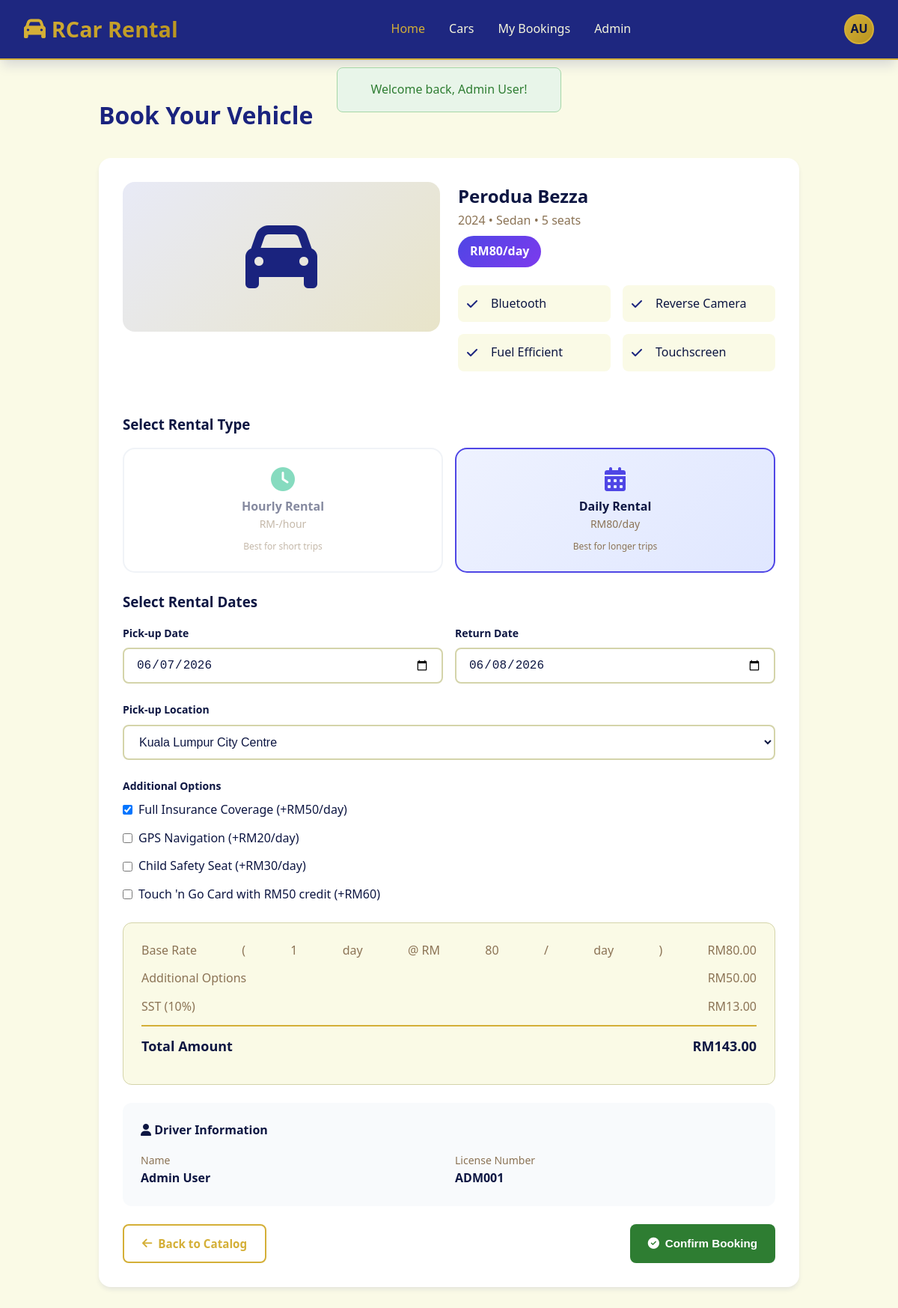
/index.php?page=book&car_id=1 (signed in), run on the app's committed database.
### tables this page shows
CREATE TABLE IF NOT EXISTS cars (
    id INT AUTO_INCREMENT PRIMARY KEY,
    brand VARCHAR(50) NOT NULL,
    model VARCHAR(50) NOT NULL,
    type ENUM('sedan', 'suv', 'luxury', 'electric', 'hatchback', 'mpv') NOT NULL,
    price_per_day DECIMAL(10,2) NOT NULL,
    price_per_hour DECIMAL(10,2) DEFAULT NULL,
    year INT NOT NULL,
    seats INT NOT NULL DEFAULT 5,
    features TEXT,
    image VARCHAR(50) DEFAULT 'fa-car',
    image_exterior VARCHAR(255) DEFAULT NULL,
    image_interior VARCHAR(255) DEFAULT NULL,
    available BOOLEAN DEFAULT TRUE,
    created_at TIMESTAMP DEFAULT CURRENT_TIMESTAMP,
    updated_at TIMESTAMP DEFAULT CURRENT_TIMESTAMP ON UPDATE CURRENT_TIMESTAMP
);

CREATE TABLE IF NOT EXISTS users (
    id INT AUTO_INCREMENT PRIMARY KEY,
    name VARCHAR(100) NOT NULL,
    email VARCHAR(100) NOT NULL UNIQUE,
    password VARCHAR(255) NOT NULL,
    license_number VARCHAR(50) NOT NULL,
    phone VARCHAR(20) DEFAULT NULL,
    role ENUM('customer', 'admin') DEFAULT 'customer',
    status ENUM('active', 'inactive') DEFAULT 'active',
    created_at TIMESTAMP DEFAULT CURRENT_TIMESTAMP,
    updated_at TIMESTAMP DEFAULT CURRENT_TIMESTAMP ON UPDATE CURRENT_TIMESTAMP
);

### includes/functions.php (called while the page is built, shortened)
<?php
function getCarIcon($type) {
    $icons = [
        'sedan' => 'fa-car',
        'suv' => 'fa-truck',
        'luxury' => 'fa-car-side',
        'electric' => 'fa-bolt',
        'hatchback' => 'fa-car',
        'mpv' => 'fa-shuttle-van'
    ];
    return $icons[$type] ?? 'fa-car';
}
?>

### pages/book.php (the view, shortened to what this page needs)
<?php
require_once 'includes/header.php';
$conn = getDBConnection();
$userId = $_SESSION['user_id'];
$carId = isset($_GET['car_id']) ? intval($_GET['car_id']) : 0;
$stmt = $conn->prepare("SELECT * FROM cars WHERE id = ? AND available = 1");
$stmt->bind_param("i", $carId);
$stmt->execute();
$car = $stmt->get_result()->fetch_assoc();
$stmt = $conn->prepare("SELECT * FROM users WHERE id = ?");
$stmt->bind_param("i", $userId);
$stmt->execute();
$user = $stmt->get_result()->fetch_assoc();
$tomorrow = date('Y-m-d', strtotime('+1 day'));
$dayAfter = date('Y-m-d', strtotime('+2 days'));
$pickup = isset($_GET['pickup']) ? sanitize($_GET['pickup']) : $tomorrow;
$return = isset($_GET['return']) ? sanitize($_GET['return']) : $dayAfter;
$location = isset($_GET['location']) ? sanitize($_GET['location']) : 'kuala-lumpur';
?>
<div class="page active" id="page-book">
    <section class="section" style="max-width:1000px">
        <div class="section-header">
            <h2 class="section-title">Book Your Vehicle</h2>
        </div>
        <div style="background:white;padding:2rem;border-radius:1rem;box-shadow:var(--shadow)">
            <form id="bookingForm" method="POST" action="">
                <div class="car-detail-header" style="flex-direction:column;gap:1.5rem">
                    <div style="display:grid;grid-template-columns:1fr 1fr;gap:1rem">
                        <?php if (empty($car['image_exterior']) && empty($car['image_interior'])): ?>
                        <div class="car-detail-image" style="grid-column:1/-1;height:200px">
                            <i class="fas <?php echo getCarIcon($car['type']); ?>"></i>
                        </div>
                        <?php endif; ?>
                    </div>
                    <div class="car-detail-info" style="width:100%">
                        <h2><?php echo $car['brand'] . ' ' . $car['model']; ?></h2>
                        <p style="color:var(--secondary)"><?php echo $car['year']; ?> • <?php echo ucfirst($car['type']); ?> • <?php echo $car['seats']; ?> seats</p>
                        <div style="display:flex;gap:1rem;margin-top:0.5rem;flex-wrap:wrap">
                            <span style="background:linear-gradient(135deg, #4f46e5 0%, #7c3aed 100%);color:white;padding:0.5rem 1rem;border-radius:2rem;font-weight:600">
                                RM<?php echo number_format($car['price_per_day'], 0); ?>/day
                            </span>
                        </div>
                        <div class="car-specs">
                            <?php
                            $features = explode(',', $car['features']);
                            foreach ($features as $feature):
                            ?>
                            <div class="spec-item"><i class="fas fa-check"></i> <?php echo trim($feature); ?></div>
                            <?php endforeach; ?>
                        </div>
                    </div>
                </div>
                <h3 style="margin-bottom:1rem">Select Rental Type</h3>
                <div class="form-group" style="margin-bottom:1.5rem">
                    <div style="display:flex;gap:1rem;flex-wrap:wrap">
                        <label class="rental-type-option <?php echo empty($car['price_per_hour']) ? 'disabled' : ''; ?>" style="flex:1;min-width:200px;cursor:pointer;<?php echo empty($car['price_per_hour']) ? 'opacity:0.5;pointer-events:none' : ''; ?>">
                            <div style="border:2px solid #e2e8f0;border-radius:1rem;padding:1.5rem;text-align:center;transition:all 0.3s" class="rental-type-box">
                                <i class="fas fa-clock" style="font-size:2rem;color:#10b981;margin-bottom:0.5rem"></i>
                                <div style="font-weight:600">Hourly Rental</div>
                                <div style="color:var(--secondary);font-size:0.875rem">RM<?php echo !empty($car['price_per_hour']) ? number_format($car['price_per_hour'], 0) : '-'; ?>/hour</div>
                                <div style="color:var(--secondary);font-size:0.75rem;margin-top:0.5rem">Best for short trips</div>
                            </div>
                        </label>
                        <label class="rental-type-option" style="flex:1;min-width:200px;cursor:pointer">
                            <div style="border:2px solid #e2e8f0;border-radius:1rem;padding:1.5rem;text-align:center;transition:all 0.3s" class="rental-type-box active">
                                <i class="fas fa-calendar-alt" style="font-size:2rem;color:#4f46e5;margin-bottom:0.5rem"></i>
                                <div style="font-weight:600">Daily Rental</div>
                                <div style="color:var(--secondary);font-size:0.875rem">RM<?php echo number_format($car['price_per_day'], 0); ?>/day</div>
                                <div style="color:var(--secondary);font-size:0.75rem;margin-top:0.5rem">Best for longer trips</div>
                            </div>
                        </label>
                    </div>
                </div>
                <div id="dailyOptions">
                    <h3 style="margin-bottom:1rem">Select Rental Dates</h3>
                    <div class="date-picker">
                        <div class="form-group">
                            <label class="form-label">Pick-up Date</label>
                            <input type="date" class="form-control" name="pickup" id="bookingPickupDaily" value="<?php echo $pickup; ?>" min="<?php echo date('Y-m-d'); ?>" onchange="updatePrice()">
                        </div>
                        <div class="form-group">
                            <label class="form-label">Return Date</label>
                            <input type="date" class="form-control" name="return" id="bookingReturn" value="<?php echo $return; ?>" min="<?php echo date('Y-m-d', strtotime('+1 day')); ?>" onchange="updatePrice()">
                        </div>
                    </div>
                </div>
                <div class="form-group" style="margin-bottom:1.5rem;margin-top:1.5rem">
                    <label class="form-label">Pick-up Location</label>
                    <select class="form-control" name="location" id="bookingLocation">
                        <option value="kuala-lumpur" <?php echo $location == 'kuala-lumpur' ? 'selected' : ''; ?>>Kuala Lumpur City Centre</option>
                    </select>
                </div>
                <div class="form-group" style="margin-bottom:1.5rem">
                    <label class="form-label">Additional Options</label>
                    <div style="display:flex;flex-direction:column;gap:0.75rem">
                        <label style="display:flex;align-items:center;gap:0.5rem;cursor:pointer">
                            <input type="checkbox" name="insurance" id="optInsurance" checked onchange="updatePrice()">
                            <span>Full Insurance Coverage (+RM50/day)</span>
                        </label>
                        <label style="display:flex;align-items:center;gap:0.5rem;cursor:pointer">
                            <input type="checkbox" name="gps" id="optGPS" onchange="updatePrice()">
                            <span>GPS Navigation (+RM20/day)</span>
                        </label>
                        <label style="display:flex;align-items:center;gap:0.5rem;cursor:pointer">
                            <input type="checkbox" name="child_seat" id="optChildSeat" onchange="updatePrice()">
                            <span>Child Safety Seat (+RM30/day)</span>
                        </label>
                        <label style="display:flex;align-items:center;gap:0.5rem;cursor:pointer">
                            <input type="checkbox" name="touch_n_go" id="optTouchNGo" onchange="updatePrice()">
                            <span>Touch 'n Go Card with RM50 credit (+RM60)</span>
                        </label>
                    </div>
                </div>
                <div class="price-breakdown">
                    <div class="price-row">
                        <span id="baseRateLabel">Base Rate</span> (<span id="priceDays">3</span> <span id="durationUnit">days</span>@ RM<span id="rateDisplay"><?php echo number_format($car['price_per_day'], 0); ?></span>/<span id="ratePeriod">day</span>)
                        <span id="priceBase"><?php echo formatCurrency($car['price_per_day'] * 3); ?></span>
                    </div>
                    <div class="price-row">
                        <span>Additional Options</span>
                        <span id="priceOptions">RM150.00</span>
                    </div>
                    <div class="price-row">
                        <span>SST (10%)</span>
                        <span id="priceTax"><?php echo formatCurrency(($car['price_per_day'] * 3 + 150) * 0.10); ?></span>
                    </div>
                    <div class="price-row total">
                        <span>Total Amount</span>
                        <span id="priceTotal"><?php echo formatCurrency(($car['price_per_day'] * 3 + 150) * 1.10); ?></span>
                    </div>
                </div>
                <div style="background:#f8fafc;border-radius:0.75rem;padding:1.5rem;margin-top:1.5rem">
                    <h4 style="margin-bottom:1rem"><i class="fas fa-user"></i> Driver Information</h4>
                    <div style="display:grid;grid-template-columns:1fr 1fr;gap:1rem">
                        <div>
                            <div style="color:var(--secondary);font-size:0.875rem">Name</div>
                            <div style="font-weight:600"><?php echo htmlspecialchars($user['name'] ?? ''); ?></div>
                        </div>
                        <div>
                            <div style="color:var(--secondary);font-size:0.875rem">License Number</div>
                            <div style="font-weight:600"><?php echo htmlspecialchars($user['license_number'] ?? ''); ?></div>
                        </div>
                    </div>
                </div>
                <div style="display:flex;justify-content:space-between;margin-top:1.5rem">
                    <a href="index.php?page=catalog" class="btn btn-secondary"><i class="fas fa-arrow-left"></i> Back to Catalog</a>
                    <button type="submit" class="btn btn-success">
                        <i class="fas fa-check-circle"></i> Confirm Booking
                    </button>
                </div>
            </form>
        </div>
    </section>
</div>
<?php require_once 'includes/footer.php'; ?>

### css/style.css (style rules this page uses)
:root { --navy-primary: #1a237e; --navy-dark: #0d1642; --navy-light: #3949ab; --navy-lighter: #e8eaf6; --beige-primary: #f5f5dc; --beige-dark: #d4d4aa; --beige-light: #fafae6; --beige-warm: #e8e4c9; --gold-primary: #d4af37; --gold-dark: #b8941f; --gold-light: #e8c547; --gold-pale: #f4e8b5; --primary: var(--navy-primary); --primary-dark: var(--navy-dark); --primary-light: var(--navy-light); --secondary: #8b7355; --success: #2e7d32; --warning: #f9a825; --danger: #c62828; --dark: var(--navy-dark); --light: var(--beige-light); --white: #ffffff; --gradient-primary: linear-gradient(135deg, var(--navy-primary) 0%, var(--navy-dark) 100%); --gradient-gold: linear-gradient(135deg, var(--gold-primary) 0%, var(--gold-dark) 100%); --gradient-navy-gold: linear-gradient(135deg, var(--navy-primary) 0%, var(--gold-dark) 100%); --shadow-sm: 0 1px 2px 0 rgba(26, 35, 126, 0.05); --shadow: 0 4px 6px -1px rgba(26, 35, 126, 0.1); --shadow-lg: 0 10px 15px -3px rgba(26, 35, 126, 0.15); --shadow-xl: 0 20px 25px -5px rgba(26, 35, 126, 0.2); --shadow-gold: 0 4px 15px rgba(212, 175, 55, 0.3); }
* { margin: 0; padding: 0; box-sizing: border-box; }
body { font-family: 'Segoe UI', system-ui, -apple-system, sans-serif; background: var(--beige-light); color: var(--navy-dark); line-height: 1.6; overflow-x: hidden; }
.page { display: none; animation: fadeIn 0.5s ease; }
.page.active { display: block; }
.btn { padding: 0.75rem 1.5rem; border: none; border-radius: 0.5rem; font-weight: 600; cursor: pointer; transition: all 0.3s ease; display: inline-flex; align-items: center; gap: 0.5rem; font-size: 0.95rem; text-decoration: none; }
.btn-secondary { background: transparent; color: var(--gold-primary); border: 2px solid var(--gold-primary); }
.btn-success { background: var(--success); color: var(--white); }
.form-group { display: flex; flex-direction: column; gap: 0.5rem; }
.form-label { font-weight: 600; color: var(--navy-dark); font-size: 0.875rem; }
.form-control { padding: 0.75rem 1rem; border: 2px solid var(--beige-dark); border-radius: 0.5rem; font-size: 1rem; transition: all 0.3s; background: var(--white); width: 100%; color: var(--navy-dark); }
.section { max-width: 1400px; margin: 0 auto; padding: 3rem 2rem; }
.section-header { display: flex; justify-content: space-between; align-items: center; margin-bottom: 2rem; }
.section-title { font-size: 2rem; font-weight: 700; color: var(--navy-primary); }
.date-picker { display: grid; grid-template-columns: 1fr 1fr; gap: 1rem; margin-bottom: 1.5rem; }
.car-detail-header { display: grid; grid-template-columns: 1fr 1fr; gap: 2rem; margin-bottom: 2rem; }
.car-detail-image { background: linear-gradient(135deg, var(--navy-lighter) 0%, var(--beige-warm) 100%); border-radius: 1rem; height: 300px; display: flex; align-items: center; justify-content: center; font-size: 6rem; color: var(--navy-primary); }
.car-specs { display: grid; grid-template-columns: repeat(2, 1fr); gap: 1rem; margin: 1.5rem 0; }
.spec-item { display: flex; align-items: center; gap: 0.75rem; padding: 0.75rem; background: var(--beige-light); border-radius: 0.5rem; }
.spec-item i { color: var(--navy-primary); width: 20px; }
.price-breakdown { background: var(--beige-light); border-radius: 0.75rem; padding: 1.5rem; margin-top: 1.5rem; border: 1px solid var(--beige-dark); }
.price-row { display: flex; justify-content: space-between; margin-bottom: 0.75rem; color: var(--secondary); }
.price-row.total { border-top: 2px solid var(--gold-primary); padding-top: 0.75rem; font-weight: 700; color: var(--navy-dark); font-size: 1.125rem; }
.rental-type-option input[type="radio"]:checked + .rental-type-box { border-color: var(--navy-primary) !important; background: var(--navy-lighter); }
.rental-type-option input[type="radio"]:checked + .rental-type-box.active { border-color: var(--navy-primary) !important; }

### pages/book.php (style rules this page uses)
.rental-type-option input[type="radio"]:checked + .rental-type-box { border-color: #4f46e5 !important; background: linear-gradient(135deg, #eef2ff 0%, #e0e7ff 100%); }
.rental-type-option input[type="radio"]:checked + .rental-type-box.active { border-color: #4f46e5 !important; }

### data on the page
cars: brand "Perodua", model "Bezza", year "2024", type "Sedan", seats "5", price_per_day "80", features "Bluetooth", features "Reverse Camera", features "Fuel Efficient", features "Touchscreen"
users: name "Admin User", license_number "ADM001"

### other printed values
getInitials($_SESSION['user_name'] ?? 'User') "AU"
$flash['message'] "Welcome back, Admin User!"
